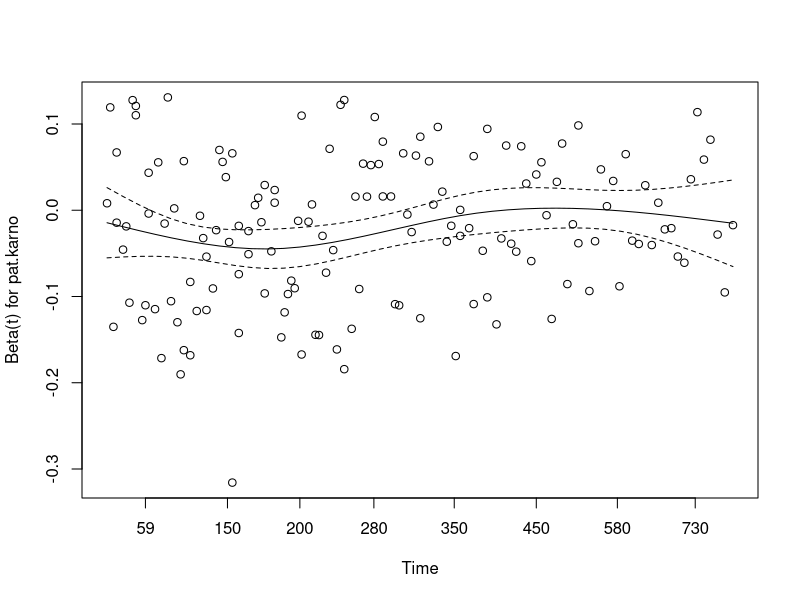
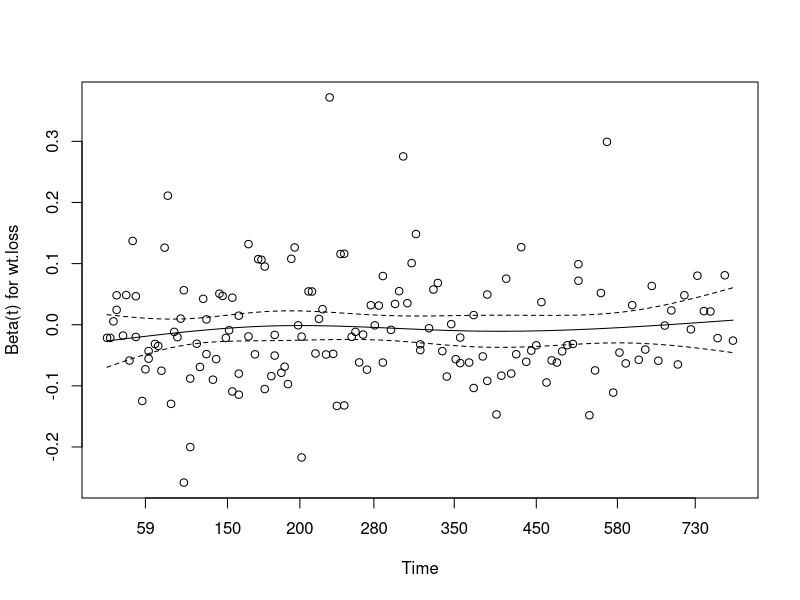
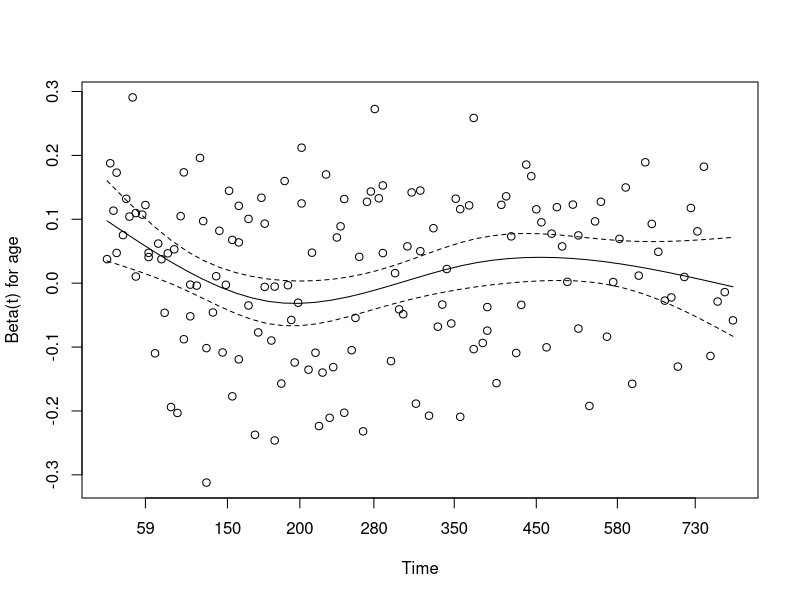
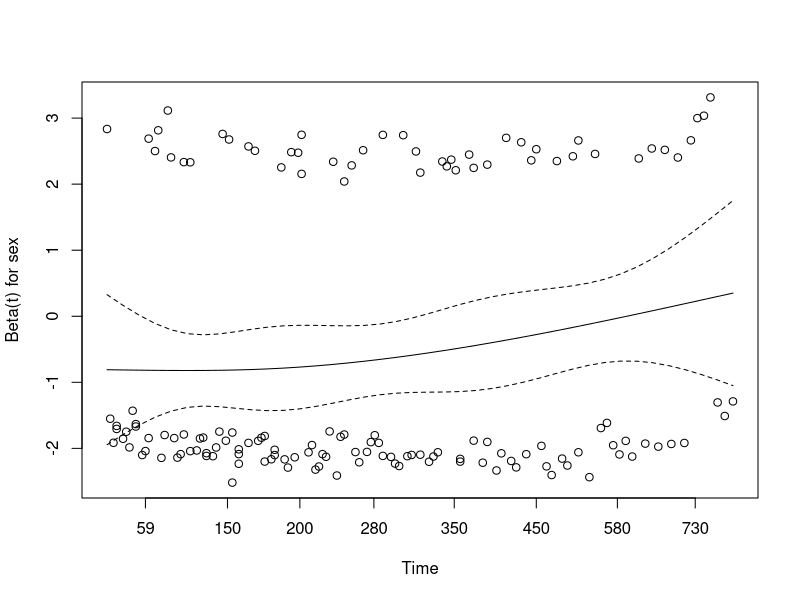

Here is the R script that generated these plots, in order:

######################################
# Different types of regression in R #
######################################

## Linear regression:

mylm <- lm(mpg ~ hp + cyl + wt, data=mtcars)
mylm
summary(mylm)
coef(mylm)
confint(mylm)

glm(mpg ~ hp + cyl + wt, data=mtcars) #The same but with glm() instead of lm().
glm(mpg ~ hp + cyl + wt, data=mtcars, family="gaussian") #Now with explicitely stated regression type. (It's the same because gaussian is the default option for family.)


## Logistic regression:

data(Titanic)
df <- as.data.frame(Titanic)
titanic_full <- df[rep(seq_len(nrow(df)), df$Freq),] #Disaggregates the data set.
titanic_full$Freq <- NULL
#Or, more intuitive:
titanic_full2 <- tidyr::uncount(data=df, weights=Freq)
identical(titanic_full, titanic_full2) #TRUE

head(titanic_full)
rownames(titanic_full) <- NULL
head(titanic_full)

mylogreg <- glm(Survived ~ Class + Sex + Age, data=titanic_full, family="binomial")
exp(coef(mylogreg))
exp(confint(mylogreg))
glm(Survived ~ Class + Sex + Age, data=titanic_full, family=binomial(link="logit")) #The same as above, because link="logit" is the default option.


## Cox regression:

library(survival)
data(lung)

cox_full <- coxph(Surv(time, status) ~ pat.karno + wt.loss + age + sex, data=lung)
summary(cox_full)
round(summary(cox_full)$coef,3)

ph_test <- cox.zph(cox_full)
ph_test
plot(ph_test)


## Probit regression: (Quite similar to logistic regression in the results and interpretation, but slightly more computationally intense.)

myprobreg <- glm(Survived ~ Class + Sex + Age, data=titanic_full, family=binomial(link="probit"))
summary(myprobreg)
#To get predicted probabilities:
newdata1 <- data.frame(Class = "3rd", Sex = "Male", Age = "Adult")
predict(myprobreg, newdata1, type = "response")  # gives P(manual)

newdata2 <- data.frame(Class = "1st", Sex = "Female", Age = "Child")
predict(myprobreg, newdata2, type = "response")

## Poisson regression:
#Example: number of breaks in yarn from warpbreaks.

data(warpbreaks)

# Count outcome: breaks
table(warpbreaks$breaks)[1:5]  # see some counts

fit_pois <- glm(breaks ~ wool + tension, data = warpbreaks, family = poisson(link = "log"))
summary(fit_pois)
#Interpretation:
#Coefficients are on the log count scale.
exp(coef(fit_pois)) #gives multiplicative effects on expected counts.
#For example, exp(coef) for woolB is the rate ratio of breaks for wool B vs A.

## Negative binomial model for overdispersed count data:

library(MASS)
data("quine")

# Quick check: Days is a count
summary(quine$Days)

# Poisson model first
fit_pois_q <- glm(Days ~ Eth + Sex + Age + Lrn, data   = quine, family = poisson)

# Check overdispersion
dispersion <- sum(residuals(fit_pois_q, type = "pearson")^2) / fit_pois_q$df.residual
dispersion   # > 1 suggests overdispersion

# Negative binomial model
fit_nb <- glm.nb(Days ~ Eth + Sex + Age + Lrn, data = quine)
summary(fit_nb)

## Alternative to the negative binomial model in case of overdispersion: Quasi-poisson model.
fit_quasi_pois <- glm(Days ~ Eth + Sex + Age + Lrn, data   = quine, family = quasipoisson)
summary(fit_quasi_pois)

# | Feature                    | **Quasi-Poisson**                                                      | **Negative binomial**                              |
# | -------------------------- | ---------------------------------------------------------------------- | -------------------------------------------------- |
# | Likelihood                 | **No true likelihood** (quasi-likelihood only)                         | **Full likelihood model**                          |
# | Variance                   | Var(Y) = φ μ                                                           | Var(Y) = μ + μ²/θ                                  |
# | Dispersion                 | Estimated as φ (free parameter)                                        | θ = NB dispersion (estimated through ML)           |
# | Coefficient interpretation | Same as Poisson (log-rate ratios)                                      | Same as Poisson (log-rate ratios)                  |
# | Inference                  | Based on quasi-likelihood → no AIC                                     | Full likelihood → AIC, LR tests available          |
# | Good for                   | Overdispersion of *any form*                                           | Overdispersion that increases quadratically with μ |
# | Prediction                 | No true distribution → can’t get probabilities/CI intervals for counts | Can generate predicted count distributions         |

# Use quasi-Poisson when:
# - You only care about regression coefficients and robust standard errors.
# - You don’t need AIC, likelihood ratio tests, or comparing nested models.
# - Overdispersion exists but you don’t need a parametric count model.

# Use negative binomial when:
# - You want a true probability model for counts.
# - You want to compare models using AIC or likelihood ratio tests.
# - Overdispersion follows a quadratic mean–variance relationship, typical in biological/ecological data.
# - You need simulated/predicted count distributions.

# If you want valid inference only → quasi-Poisson is perfectly fine.
# If you want model selection, likelihood-based inference, or distribution-based prediction → negative binomial is better.
# If the overdispersion is very strong, NB is usually more appropriate.
# If overdispersion is mild (~1.5–2×) → quasi-Poisson is often good enough.


## Gamma regression:
data(cars)
summary(cars)  # dist > 0, speed > 0
fit_gamma <- glm(dist ~ speed, data   = cars, family = Gamma(link = "log"))
summary(fit_gamma)
exp(coef(fit_gamma))
#exp(coef(fit_gamma)["speed"]) is approximately the factor by which expected stopping distance changes for a 1-unit increase in speed.



##### Other types of regressions #####

# Not covered here:
# - ordinal regression
# - multinomial regression
# - zero-inflated models (poisson, negative binomial)
# - Tobit regression
# - quantile regression
# - Lasso regression
# - mixed effects models
# - generalized additive models
# - parametric survival models (exponential, Weibull, log-nomal etc.)
# - competing risks regrssion
# - dirichlet regression
# - robust regression

